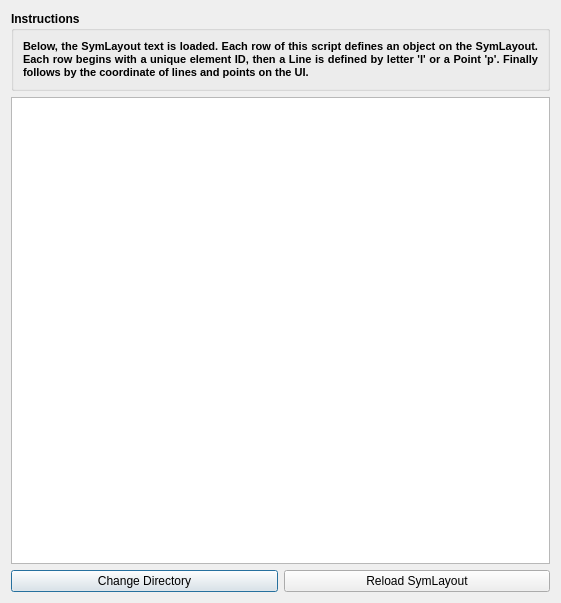
<?xml version="1.0" encoding="UTF-8"?>
<ui version="4.0">
 <class>layouteditorDialog</class>
 <widget class="QDialog" name="layouteditorDialog">
  <property name="geometry">
   <rect>
    <x>0</x>
    <y>0</y>
    <width>561</width>
    <height>603</height>
   </rect>
  </property>
  <property name="windowTitle">
   <string>Layout Editor</string>
  </property>
  <layout class="QGridLayout" name="gridLayout">
   <item row="0" column="0" colspan="2">
    <widget class="QGroupBox" name="groupBox">
     <property name="minimumSize">
      <size>
       <width>0</width>
       <height>0</height>
      </size>
     </property>
     <property name="font">
      <font>
       <weight>75</weight>
       <bold>true</bold>
      </font>
     </property>
     <property name="title">
      <string>Instructions</string>
     </property>
     <layout class="QGridLayout" name="gridLayout_9">
      <item row="0" column="0">
       <widget class="QLabel" name="label_42">
        <property name="text">
         <string>&lt;!DOCTYPE HTML PUBLIC &quot;-//W3C//DTD HTML 4.0//EN&quot; &quot;http://www.w3.org/TR/REC-html40/strict.dtd&quot;&gt;
&lt;html&gt;&lt;head&gt;&lt;meta name=&quot;qrichtext&quot; content=&quot;1&quot; /&gt;&lt;style type=&quot;text/css&quot;&gt;
p, li { white-space: pre-wrap; }
&lt;/style&gt;&lt;/head&gt;&lt;body style=&quot; font-family:'MS Shell Dlg 2'; font-size:8pt; font-weight:600; font-style:normal;&quot;&gt;
&lt;p align=&quot;justify&quot; style=&quot; margin-top:0px; margin-bottom:0px; margin-left:0px; margin-right:0px; -qt-block-indent:0; text-indent:0px;&quot;&gt;Below, the SymLayout text is loaded. Each row of this script defines an object on the SymLayout. Each row begins with a unique element ID, then a Line is defined by letter 'l' or a Point 'p'. Finally follows by the coordinate of lines and points on the UI.&lt;/p&gt;&lt;/body&gt;&lt;/html&gt;</string>
        </property>
        <property name="wordWrap">
         <bool>true</bool>
        </property>
       </widget>
      </item>
     </layout>
    </widget>
   </item>
   <item row="1" column="0" colspan="2">
    <widget class="QTextEdit" name="text_layout_script"/>
   </item>
   <item row="2" column="0">
    <widget class="QPushButton" name="btn_change_dir">
     <property name="text">
      <string>Change Directory</string>
     </property>
    </widget>
   </item>
   <item row="2" column="1">
    <widget class="QPushButton" name="btn_reload">
     <property name="text">
      <string>Reload SymLayout</string>
     </property>
    </widget>
   </item>
  </layout>
 </widget>
 <resources/>
 <connections/>
</ui>
